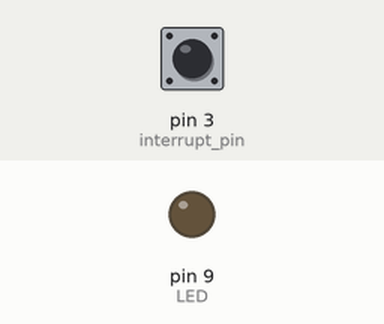
Simulated run of this sketch. Board: Arduino Uno, built with avr-gcc and run on an emulated ATmega328P. Shown: output pins drawn as LEDs (lit = HIGH). The inputs (shaded band) are chosen by the test bench; at power-on: pin 3 (interrupt_pin) HIGH.

Above: at 1.2 s.
1.3 s: pin 3 (interrupt_pin) pulled LOW for 0.15 s
At 2.2 s:
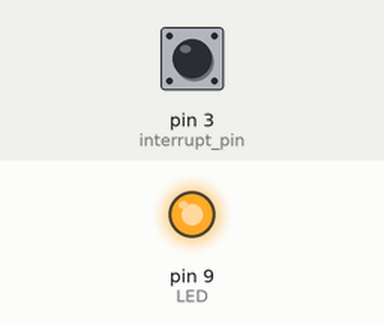
3.9 s: pin 3 (interrupt_pin) pulled LOW for 1 s
At 6.4 s:
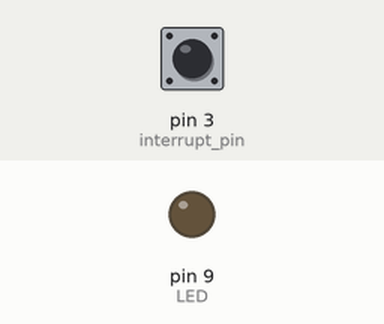
7.4 s: pin 3 (interrupt_pin) pulled LOW for 3.2 s
At 11.2 s:
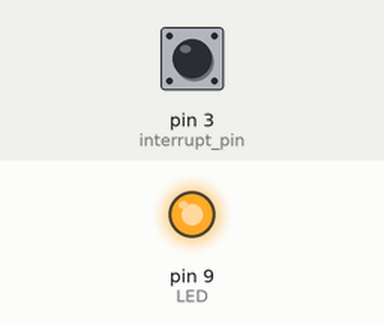
Timing chart, 0 to 13.1 s (numbered marks = the images above; inputs shaded):
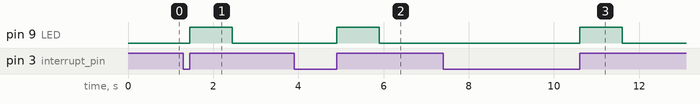

Measured:
- after the input at 1.3 s, pin 9 (LED): LOW → HIGH after 0.15 s, → LOW 1.0 s later
- after the input at 3.9 s, pin 9 (LED): LOW → HIGH after 1.0 s, → LOW 1.0 s later
- after the input at 7.4 s, pin 9 (LED): LOW → HIGH after 3.2 s, → LOW 1.0 s later

The sketch:

RisingNFalling_Edge.ino
```cpp
#define interrupt_pin 3
#define LED 9

void change_stat(void);

volatile int stat = 0;

void setup() {
  // put your setup code here, to run once:
  pinMode(interrupt_pin, INPUT_PULLUP);
  pinMode(LED, OUTPUT);
  attachInterrupt(digitalPinToInterrupt(interrupt_pin), change_stat, RISING);
}

void loop() {
  // put your main code here, to run repeatedly:
  if (stat == 1){
    digitalWrite(LED, HIGH);
    delay(1000);
    stat = 0;
    digitalWrite(LED, LOW);
  }

}

void change_stat(void){
  stat = 1;
}
```
